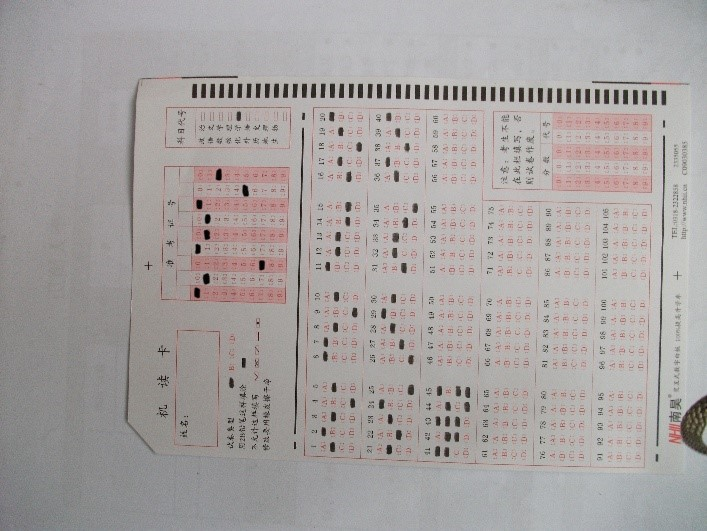
%> input picture Previous(undergraduate) SP Sample/Testcard Identification/2.jpg, 707 x 531 px
$ octave testcard.m   (GNU Octave 9; MATLAB toolbox functions it lacks are replaced by stand-ins)
%> lines starting %> are read from the running program, lines starting %| are printed output that depends on the picture; in (x1, y1, x2, y2) boxes, pixels count from 0 and x2, y2 are one past the last pixel; in counts of white or black regions, pixels touching at a corner belong together; the program's own positions count from 1
### Previous(undergraduate) SP Sample/Testcard Identification/removelargearea.m
function bw2 = removelargearea(varargin)

[bw,p,conn] = parse_inputs(varargin{:});

CC = bwconncomp(bw,conn);
area = cellfun(@numel, CC.PixelIdxList);

idxToKeep = CC.PixelIdxList(area <= p);
idxToKeep = vertcat(idxToKeep{:});

bw2 = false(size(bw));
bw2(idxToKeep) = true;

function [bw,p,conn] = parse_inputs(varargin)

narginchk(2,3)

bw = varargin{1};
validateattributes(bw,{'numeric' 'logical'},{'nonsparse'},mfilename,'BW',1);
if ~islogical(bw)
    bw = bw ~= 0;
end

p = varargin{2};
validateattributes(p,{'double'},{'scalar' 'integer' 'nonnegative'},...
    mfilename,'P',2);

if (nargin >= 3)
    conn = varargin{3};
else
    conn = conndef(ndims(bw),'maximal');
end
iptcheckconn(conn,mfilename,'CONN',3)

### Previous(undergraduate) SP Sample/Testcard Identification/whichsubject.m
function a = whichsubject(y)

if y == 1
    a = 'Politics';
end
if y == 2
    a = 'Chinese';
end
if y == 3
    a = 'Math';
end
if y == 4
    a = 'Physics';
end
if y == 5
    a = 'Chemical';
end
if y == 6
    a = 'English';
end
if y == 7
    a = 'History';
end
if y == 8
    a = 'Geography';
end
if y == 9
    a = 'Biology';
end
if y == 10
    a = 'Other';
end
end


### Previous(undergraduate) SP Sample/Testcard Identification/testcard.m
clc;clear;close all;
test_quantity = 45;
%%%Image Processing+getting ideal binary image%%%
A = imread('2.jpg');
%> A is the input picture: size 531x707x3 uint8; mean R, G, B 166.6, 161.7, 160.8
A = imrotate(A, -90, 'bilinear');
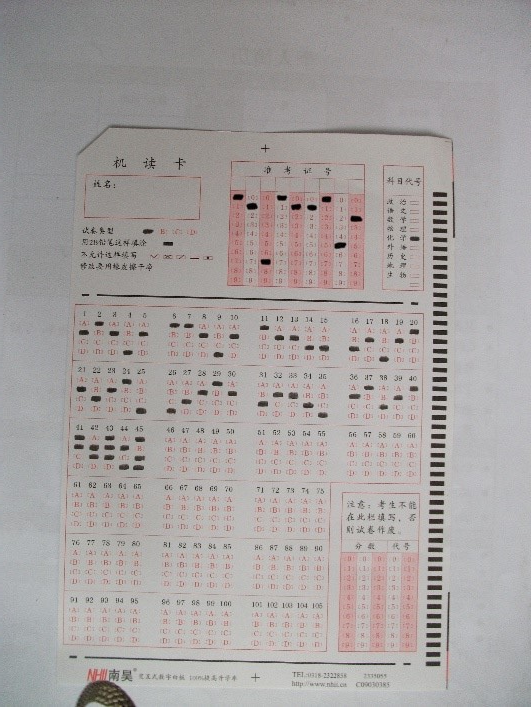
%> A: size 707x531x3 uint8; mean R, G, B 166.6, 161.7, 160.8; mean of the top-left, top-right, bottom-left and bottom-right quarters 143.8, 160.3, 170, 178
A_gray = rgb2gray(A);
A_gray = imadjust(A_gray, [0, 0.6]); %Enhanced Contrast
A_gray = imcomplement(A_gray); %imcomplement
%Median Filtering (improved based on Gaussian Filtering)
A_gray = medfilt2(A_gray, [2 5]); %Median Filtering, blurring the information beyond the answer
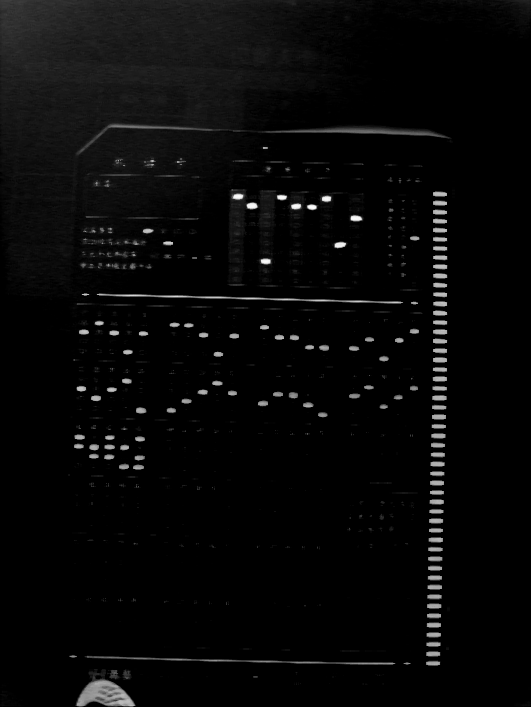
%> A_gray: size 707x531 uint8; min 0, max 252, mean 7.9
n = graythresh(A_gray);
%> n = 0.286
A_bw = imbinarize(A_gray, n);  %gray to binary
%> A_bw: size 707x531 logical; 2.4% white; 204 white regions (80 under 20 px), largest, box (x1, y1, x2, y2) and area: (76, 680, 135, 707) 1025, (97, 293, 403, 304) 722, (282, 129, 444, 137) 378
A_bw = bwareaopen(A_bw, 25);
figure(1)
subplot(1,3,1);
imshow(A), xlabel('Original Image');
subplot(1,3,2);
imshow(A_gray), xlabel('Processed Gary Image');
subplot(1,3,3);
imshow(A_bw), xlabel('Binary Image');
[height,width]=size(A_bw);
%> height = 707; width = 531

%%%Using Hough Function to determine the baseline%%%
[H, T, R] = hough(A_bw);
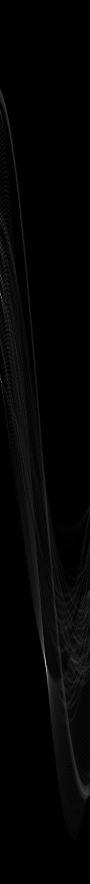
%> H: size 1767x180 double (shown at 1/2 size); min 0, max 276, mean 4.8; drawn with min black and max white
%> T = 180 values from -90 to 89; R = 1767 values from -883 to 883
peaks = houghpeaks(H, 4, 'threshold', ceil(0.3*max(H(:))));
%> peaks = [595 3; 1328 92; 759 2; 228 2]
lines = houghlines(A_bw, T, R, peaks, 'FillGap', 50, 'MinLength', 7);
%> lines = 13 lines; longest, point1 to point2 (x, y): (100, 294) to (447, 306), (127, 659) to (440, 665), (306, 131) to (431, 134), (109, 128) to (193, 129), (436, 492) to (436, 549), (434, 607) to (434, 663)
figure(2)
subplot(1,2,1);
imshow(A_bw), title('All Baselines'), hold on;
for i = 1 : length(lines) %all baselines
    if abs(lines(i).theta) > 85
    line = [lines(i).point1; lines(i).point2];
    len(i) = norm(lines(i).point1 - lines(i).point2);
    plot(line(:, 1), line(:, 2), 'LineWidth', 4, 'Color', 'red');
    xyD{i} = line;
    end
end
%> this loop made 13 passes
%> line on passes 1, 11, 12, 13: [100 294; 447 306], [109 128; 193 129], [306 131; 431 134], [127 659; 440 665]
%> after the loop, len = [347.2 0 0 0 0 0 0 0 0 0 84.01 125 313.1]; xyD = 13 items
[len, ind] = sort(len(:), 'descend'); %ordering in descent
%> len = [347.2; 313.1; 125; 84.01; 0; 0; 0; 0; 0; 0; 0; 0; 0]; ind = [1; 13; 12; 11; 2; 3; 4; 5; 6; 7; 8; 9; 10]
for i = 1 : length(ind)
    xyN{i} = xyD{ind(i)};
end
%> this loop made 13 passes
%> after the loop, xyN = 13 items
line_max = xyN{1};
%> line_max = [100 294; 447 306]
subplot(1,2,2);
imshow(A_bw), title('Separating Line'), hold on;
plot(line_max(:, 1), line_max(:, 2), 'LineWidth', 4, 'Color', 'red');
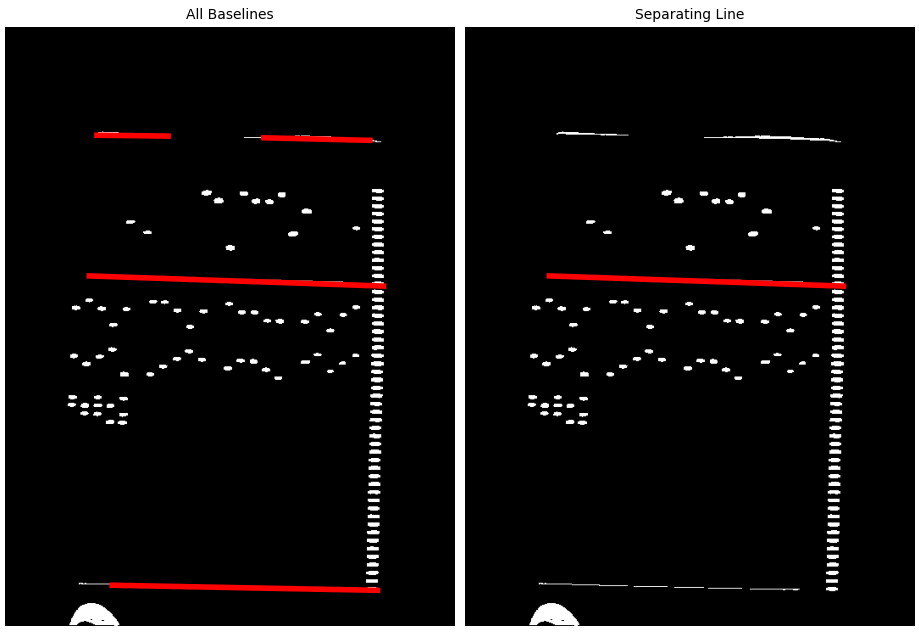
%> figure redrawn from the program's plot data, 2 panels

%%%Image rotation(in correct angle)+Separating personal infomation and answer%%%
for i = 1 : length(lines)
    if abs(lines(i).theta) > 45
        angle(i) =  lines(i).theta;
    if abs(lines(i).theta) <= 45
        angle(i) = Null;
    end
    end
end
%> after the loop, angle = [-88 0 0 0 0 0 0 0 0 0 -89 -89 -89]
angle_mean = mean(angle(angle~=0));
%> angle_mean = -88.75
A_bw = imrotate(A_bw, (90+angle_mean), 'crop', 'bilinear');
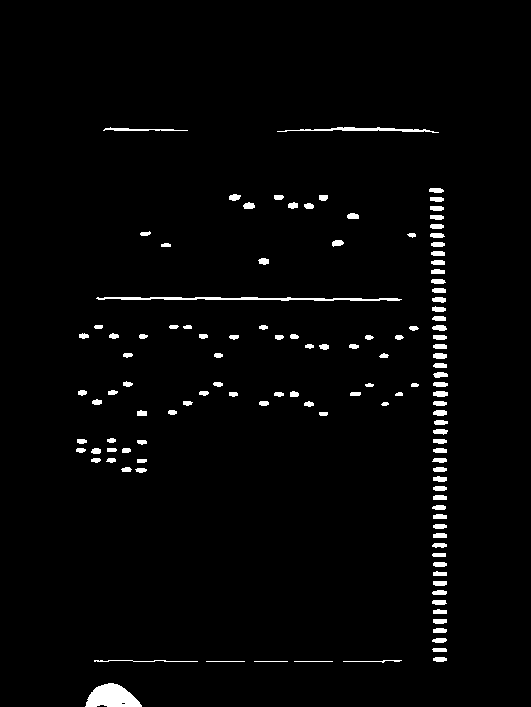
%> A_bw: size 707x531 logical; 2.2% white; 124 white regions, largest, box (x1, y1, x2, y2) and area: (85, 683, 142, 707) 937, (96, 297, 402, 301) 733, (277, 127, 439, 133) 384
info = A_bw;
answer = A_bw;
standard = xyN{1};
%> standard = [100 294; 447 306]
if standard(1,2) > standard(2,2)
    yanswer = standard(1,2);
    yinfo = standard(2,2);
else
    yanswer = standard(2,2);
%> yanswer = 306
    yinfo = standard(1,2);
%> yinfo = 294
end
info((yinfo:height), :) = 0;
%> info: size 707x531 logical; 0.51% white; 26 white regions, largest, box (x1, y1, x2, y2) and area: (277, 127, 439, 133) 384, (103, 127, 188, 131) 164, (243, 202, 255, 209) 65
answer((1:yanswer), :) = 0;
answer((658:height), :) = 0;
%> answer: size 707x531 logical; 1.2% white; 89 white regions, largest, box (x1, y1, x2, y2) and area: (433, 391, 448, 397) 77, (433, 353, 447, 359) 73, (433, 410, 447, 416) 71

figure(3)
subplot(1,2,1);
imshow(info), title('Personal Information');
subplot(1,2,2);
imshow(answer), title('Answer');

%%%Finding ID, subject, ABCD choosing%%%
info = removelargearea(info, 80);
%> in parse_inputs, `p = varargin{2};`: p = 80
%> in removelargearea, `[bw,p,conn] = parse_inputs(varargin{:});`: conn = [1 1 1; 1 1 1; 1 1 1]
%> in removelargearea, `CC = bwconncomp(bw,conn);`: CC = 26 connected components
%> in removelargearea, `area = cellfun(@numel, CC.PixelIdxList);`: area = 26 values, max 384 at index 8, min 31 at index 14, mean 73.65
%> in removelargearea, `idxToKeep = CC.PixelIdxList(area <= p);`: idxToKeep = 24 items
%> in removelargearea, `idxToKeep = vertcat(idxToKeep{:});`: idxToKeep = 1367 values, max 314908 at index 1367, min 99214 at index 1, mean 259990.6
%> in removelargearea, `bw2(idxToKeep) = true;`:
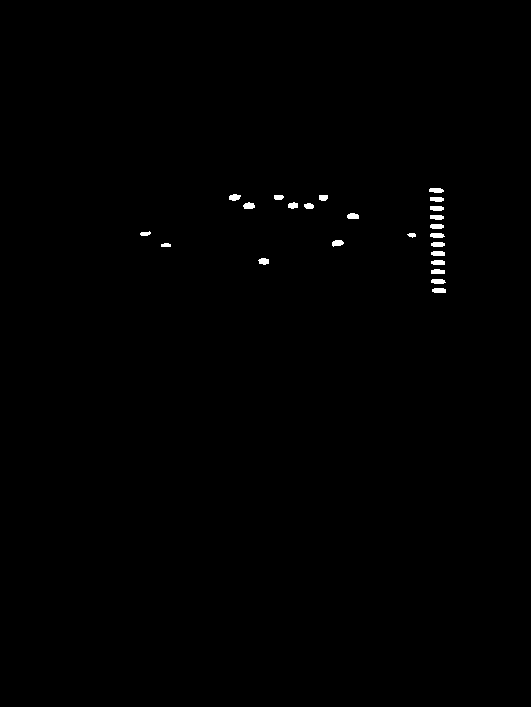
%> bw2: size 707x531 logical; 0.36% white; 24 white regions
answer = removelargearea(answer, 80);
[L1, num1] = bwlabel(info);
%> L1: size 707x531 double; 25 distinct labels, from 0 to 24
%> num1 = 24
stats1 = regionprops(L1);
%> stats1 = 24 regions; largest, box (x1, y1, x2, y2), Area and Centroid: (243, 202, 255, 209) 65 [249.6 206.4], (430, 233, 445, 238) 64 [437.7 236], (431, 251, 445, 256) 64 [438.7 254.1], (431, 279, 446, 284) 64 [438.7 282], (432, 288, 446, 293) 64 [439.7 291.1]
[L2, num2] = bwlabel(answer);
%> L2: size 707x531 double; 90 distinct labels, from 0 to 89
%> num2 = 89
stats2 = regionprops(L2);
%> stats2 = 89 regions; largest, box (x1, y1, x2, y2), Area and Centroid: (433, 391, 448, 397) 77 [441.1 394.5], (433, 353, 447, 359) 73 [440.5 356.5], (433, 410, 447, 416) 71 [440.7 413.5], (432, 325, 447, 331) 70 [440.3 328.5], (433, 372, 448, 378) 68 [441 375.4]
figure(4)
subplot(1,2,1);
imshow(info); title('Label the infomation'); hold on;
for i = 1 : num1
    temp = stats1(i).Centroid;
    plot(temp(1), temp(2), 'r.');
end
%> this loop made 24 passes
%> temp on passes 1 to 12: [145.9 234.3], [166.6 245.7], [235.2 198], [249.6 206.4], [264.4 261.9], [279.2 197.9], [293.6 206.1], [309.6 206.7], [323.9 198.3], [338.2 243.7], [353.5 216.8], [412.5 235.6]
subplot(1,2,2);
imshow(answer); title('Label the answer'); hold on;
for i = 1 : num2
    temp2 = stats2(i).Centroid;
    plot(temp2(1), temp2(2), 'b.');
end
%> this loop made 89 passes
%> temp2 on passes 1 to 12: [81.3 450.8], [82.26 441.9], [82.88 393.3], [84.34 336.6], [96.8 451.6], [96.51 460.8], [97.6 402.7], [99.12 327.5], [111.9 460.8], [112.1 441.1], [112.3 450.5], [113.1 393.1]
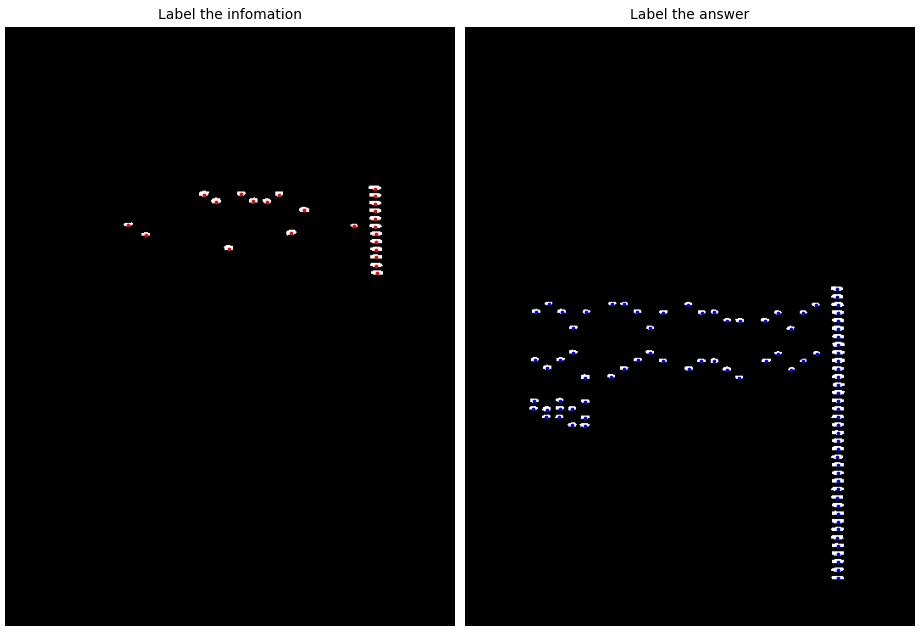
%> figure redrawn from the program's plot data, 2 panels
hold off;
%ID
    id_str = "";
if num1 > 15
    k = 1;
    for i = 1:num1
        if (stats1(i).Centroid(1,1) > 230) && (stats1(i).Centroid(1,1) < 360) %getting the 9-bits-ID accoding to the centroid
            test_id(k) = stats1(i).Centroid(1,2);
            k = k + 1;
        end
    end
%> this loop made 24 passes
%> after the loop, test_id = [198 206.4 261.9 197.9 206.1 206.7 198.3 243.7 216.8]
    y1(1) = 100;
    for i = 1:length(test_id)
        for i_id = 2:1:11
            y1(i_id) = abs(test_id(i) - stats1(num1-12+i_id).Centroid(1,2));
            if y1(i_id) > y1(i_id-1)
                break;
            end
        end
        id(i) = i_id - 3;
    end
%> this loop made 9 passes
%> after the loop, id = [0 1 7 0 1 1 0 5 2]; y1 = [100 16.95 7.89 1.05 10.18 7.68 1.34 10.4 1.21 10.38]
    for i = 1:1:length(id)
        id_str = id_str + string(id(i));
    end
end
if num1 <= 15
    disp('No ID Filled In');
end
%subject
for i = 1:num1
    if (stats1(i).Centroid(1,1) > 406) && (stats1(i).Centroid(1,1) < 418) %getting subject accoding to the centroid
        subject_test = stats1(i).Centroid(1,2);
    end
end
%> this loop made 24 passes
%> subject_test on pass 12: 235.6
y(1) = 100;
for i_subject = 2:1:11
    y(i_subject) = abs(subject_test - stats1(num1-12+i_subject).Centroid(1,2));
    if y(i_subject) > y(i_subject-1)
        break;
    end
end
%> after the loop, y = [100 35.78 26.71 17.78 8.64 0.371 9.39]
subject = i_subject - 2;
a = whichsubject(subject);
%answer
for i = 1:1:num2
    x_all(i) = stats2(i).Centroid(1,1);
end
%> this loop made 89 passes
%> after the loop, x_all = 89 values, max 441.2 at index 89, min 81.3 at index 1, mean 310.5
k = 1;
for i = 1:1:num2
    if x_all(i) > (max(x_all(:))-10)
        y_jz(k) = stats2(i).Centroid(1,2);
        k = k + 1;
    end
end
%> after the loop, k = 38; y_jz = 37 values, max 650.5 at index 11, min 309.9 at index 1, mean 479.7
[y_jz, y_jz_num] = sort(y_jz(:), 'ascend');
%> y_jz = 37 values from 309.9 to 650.5; y_jz_num = 37 values, max 37 at index 13, min 1 at index 1, mean 19

%single choice
q =1;
for i = 1:1:num2
        if (stats2(i).Centroid(1,2) < y_jz(7)) && (stats2(i).Centroid(1,1) < (max(x_all(:))-10))
            y_answer(q) = stats2(i).Centroid(1,2);
            q = q+1;
        end
end
%> after the loop, y_answer = 20 values, max 356.4 at index 18, min 327.4 at index 6, mean 339.2
q1 = 21;
for i = 1:1:num2
    if (stats2(i).Centroid(1,2) > y_jz(8)) && (stats2(i).Centroid(1,2) < y_jz(13)) && (stats2(i).Centroid(1,1) < (max(x_all(:))-10))
        y_answer(q1) = stats2(i).Centroid(1,2);
        q1 = q1+1;
    end
end
%> after the loop, y_answer = 40 values, max 414.4 at index 35, min 327.4 at index 6, mean 368.5
%multi choice
q2 = 41;
for i = 1:1:num2
        if (stats2(i).Centroid(1,2) > y_jz(14)) &&(stats2(i).Centroid(1,2) < y_jz(19)) &&  (stats2(i).Centroid(1,1) < (max(x_all(:))-10))
            y_answer(q2) = stats2(i).Centroid(1,2);
            x_answer(q2) = stats2(i).Centroid(1,1);
            q2 = q2+1;
        end
end
%> after the loop, x_answer = 52 values, max 142.5 at index 51, min 0 at index 1, mean 26.41; y_answer = 52 values, max 470.8 at index 50, min 327.4 at index 6, mean 388.3
%single
for i = 1:1:20
    array1 = [abs(y_answer(i)-y_jz(3)), abs(y_answer(i)-y_jz(4)), abs(y_answer(i)-y_jz(5)), abs(y_answer(i)-y_jz(6))];
    minnum = min(array1);
    array2 = [abs(y_answer(i+20)-y_jz(9)), abs(y_answer(i+20)-y_jz(10)), abs(y_answer(i+20)-y_jz(11)), abs(y_answer(i+20)-y_jz(12))];
    minnum1 = min(array2);
    if abs(y_answer(i)-y_jz(3)) == minnum
        a1(i) = "A";
    end
    if abs(y_answer(i)-y_jz(4)) == minnum
        a1(i) = "B";
    end
    if abs(y_answer(i)-y_jz(5)) == minnum
        a1(i) = "C";
    end
    if abs(y_answer(i)-y_jz(6)) == minnum
        a1(i) = "D";
    end

    if abs(y_answer(i+20)-y_jz(9)) == minnum1
        a2(i) = "A";
    end
    if abs(y_answer(i+20)-y_jz(10)) == minnum1
        a2(i) = "B";
    end
    if abs(y_answer(i+20)-y_jz(11)) == minnum1
        a2(i) = "C";
    end
    if abs(y_answer(i+20)-y_jz(12)) == minnum1
        a2(i) = "D";
    end
end
%> this loop made 20 passes
%> (array1, minnum, array2, minnum1) on passes 1 to 10: ([8.13 1.31 10.47 19.94], 1.31, [8.32 1.18 10.68 20.16], 1.18), ([1 10.45 19.61 29.08], 1, [17.77 8.28 1.22 10.71], 1.22), ([8.22 1.22 10.38 19.85], 1.22, [8.16 1.34 10.84 20.33], 1.34), ([27.21 17.76 8.6 0.868], 0.868, [0.255 9.75 19.25 28.74], 0.255), ([8.52 0.933 10.09 19.56], 0.933, [28.91 19.42 9.92 0.434], 0.434), ([1.02 10.46 19.62 29.09], 1.02, [27.98 18.48 8.98 0.503], 0.503), ([0.812 10.26 19.42 28.89], 0.812, [18.75 9.25 0.249 9.73], 0.249), ([8.34 1.11 10.27 19.74], 1.11, [8.76 0.743 10.24 19.73], 0.743), ([27.49 18.04 8.88 0.587], 0.587, [0.145 9.64 19.14 28.63], 0.145), ([9.13 0.315 9.47 18.94], 0.315, [9.77 0.269 9.23 18.71], 0.269)
%> after the loop, a1 = 'BABDBAABDBABBCCCBDBA'; a2 = 'BCBADDCBABCBBCDBACBA'
%multi
for i = 1:1:q2-q1
    array3 = [abs(y_answer(i+40)-y_jz(15)), abs(y_answer(i+40)-y_jz(16)), abs(y_answer(i+40)-y_jz(17)), abs(y_answer(i+40)-y_jz(18))];
    minnum2 = min(array3);
    if abs(y_answer(i+40)-y_jz(15)) == minnum2
        a3(i) = "A";
    end
    if abs(y_answer(i+40)-y_jz(16)) == minnum2
        a3(i) = "B";
    end
    if abs(y_answer(i+40)-y_jz(17)) == minnum2
        a3(i) = "C";
    end
    if abs(y_answer(i+40)-y_jz(18)) == minnum2
        a3(i) = "D";
    end
end
%> this loop made 12 passes
%> (array3, minnum2) on passes 1 to 12: ([9.02 0.304 9.96 19.27], 0.304), ([0.0605 9.27 18.92 28.24], 0.0605), ([9.84 0.511 9.14 18.46], 0.511), ([18.97 9.64 0.0141 9.33], 0.0141), ([19.02 9.69 0.0325 9.28], 0.0325), ([0.744 10.07 19.73 29.04], 0.744), ([8.7 0.629 10.28 19.6], 0.629), ([28.39 19.06 9.4 0.0877], 0.0877), ([9.2 0.129 9.78 19.1], 0.129), ([28.98 19.65 9.99 0.679], 0.679), ([0.825 8.5 18.16 27.47], 0.825), ([19.62 10.29 0.638 8.68], 0.638)
%> after the loop, a3 = 'BABCCABDBDAC'
a3_quantity = 1;
a4 = ["";"";"";"";""]; a5 = ["";"";"";"";""];
for i = 1:1:q2-q1-2
    if abs(x_answer(i+40)-x_answer(i+40+1)) < 1 && abs(x_answer(i+40+2)-x_answer(i+40+1)) > 1
        a3_quantity = a3_quantity;
        a4(a3_quantity) = string(a3(i)) + string(a3(i+1));
    end
    if abs(x_answer(i+40)-x_answer(i+40+1)) < 1 && abs(x_answer(i+40+2)-x_answer(i+40+1)) < 1
        a3_quantity = a3_quantity;
        a5(a3_quantity) = string(a3(i)) + string(a3(i+1)) + string(a3(i+2));
    end
    if abs(x_answer(i+40)-x_answer(i+40+1)) > 1
        a3_quantity = a3_quantity+1;
    end
end
%> this loop made 10 passes
%> a3_quantity on passes 1 to 10: 1, 2, 2, 3, 3, 3, 4, 4, 5, 5
%> after the loop, a4 = {131, 133, 131, 134, ''}; a5 = {'', '', 198, '', 200}
for i=1:1:a3_quantity
    if strlength(string(a4(i))) > strlength(string(a5(i)))
        a6(i) = string(a4(i));
    end
    if strlength(string(a4(i))) < strlength(string(a5(i)))
        a6(i) = string(a5(i));
    end
end
%> this loop made 5 passes
%> after the loop, a6 = {131, 133, [], 134, 200}

%output
data = [a1';a2';a6'];
%> data = 7 items
%> (the run ends here)
